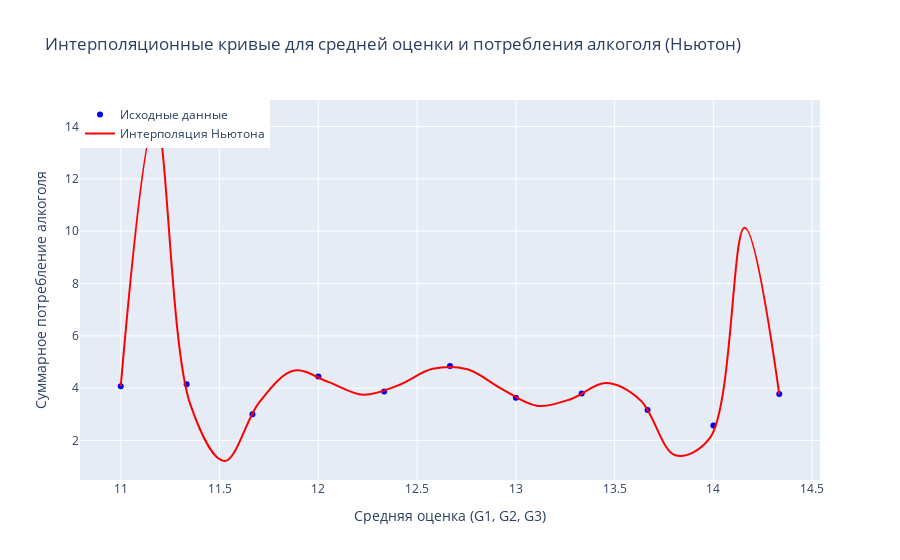

Here is the notebook cell this chart was saved with:
### Code cell
# Создаем интерполяционную функцию Ньютона
def newton_interpolation(x, x_data, y_data):
    n = len(x_data)
    p = y_data[0]
    f = 1.0

    for i in range(1, n):
        f *= (x - x_data[i - 1])
        p += f * divided_diff[0][i]

    return p

# Функция для вычисления разделенных разностей
def divided_differences(x, y):
    n = len(x)
    f = np.zeros((n, n))
    f[:, 0] = y

    for j in range(1, n):
        for i in range(n - j):
            f[i][j] = (f[i + 1][j - 1] - f[i][j - 1]) / (x[i + j] - x[i])

    # a = newton_interpolation(x, y)
    # n = len(x) - 1  # Degree of polynomial
    # p = a[n]

    # for k in range(1, n + 1):
    #     p = a[n - k] + (x - x_data[n - k])*p

    return f

# Выбираем данные для интерполяции
x = df_grouped['average_grade'][29:40].to_numpy()
y = df_grouped['total_alcohol_consumption'][29:40].to_numpy()

# Создаем точки для интерполяции
x_interp = np.linspace(min(x), max(x), 20)

# Вычисляем разделенные разности
divided_diff = divided_differences(x, y)

# Вычисляем значения интерполяционной функции в точках
y_interp_newton = [newton_interpolation(x_i, x, y) for x_i in x_interp]

# Создаем графики Plotly
trace_original = go.Scatter(
    x=x,
    y=y,
    mode='markers',
    name='Исходные данные',
    marker=dict(color='blue', symbol='circle'),
)

trace_interpolated_newton = go.Scatter(
    x=x_interp,
    y=y_interp_newton,
    mode='lines',
    name='Интерполяция Ньютона',
    line=dict(color='red', shape='spline', width=2),
)

layout = go.Layout(
    title='Интерполяционные кривые для средней оценки и потребления алкоголя (Ньютон)',
    xaxis=dict(title='Средняя оценка (G1, G2, G3)'),
    yaxis=dict(title='Суммарное потребление алкоголя'),
    legend=dict(x=0, y=1),
)

fig = go.Figure(data=[trace_original, trace_interpolated_newton], layout=layout)
fig.show()

### Figure 1 — Plotly figure (JSON) as saved in the notebook; plotly's stock layout.template omitted (floating-point values rounded to 4 significant figures)
{"data": [{"marker": {"color": "blue", "symbol": "circle"}, "mode": "markers", "name": "Исходные данные", "type": "scatter", "x": [11, 11.33, 11.67, 12, 12.33, 12.67, 13, 13.33, 13.67, 14, 14.33], "y": [4.077, 4.154, 3, 4.444, 3.875, 4.846, 3.636, 3.8, 3.167, 2.571, 3.778]}, {"line": {"color": "red", "shape": "spline", "width": 2}, "mode": "lines", "name": "Интерполяция Ньютона", "type": "scatter", "x": [11, 11.18, 11.35, 11.53, 11.7, 11.88, 12.05, 12.23, 12.4, 12.58, 12.75, 12.93, 13.11, 13.28, 13.46, 13.63, 13.81, 13.98, 14.16, 14.33], "y": [4.077, 14.29, 3.411, 1.218, 3.468, 4.674, 4.23, 3.751, 4.106, 4.739, 4.724, 3.966, 3.332, 3.589, 4.194, 3.532, 1.436, 2.098, 10.13, 3.778]}], "layout": {"legend": {"x": 0, "y": 1}, "title": {"text": "Интерполяционные кривые для средней оценки и потребления алкоголя (Ньютон)"}, "xaxis": {"title": {"text": "Средняя оценка (G1, G2, G3)"}}, "yaxis": {"title": {"text": "Суммарное потребление алкоголя"}}}}
